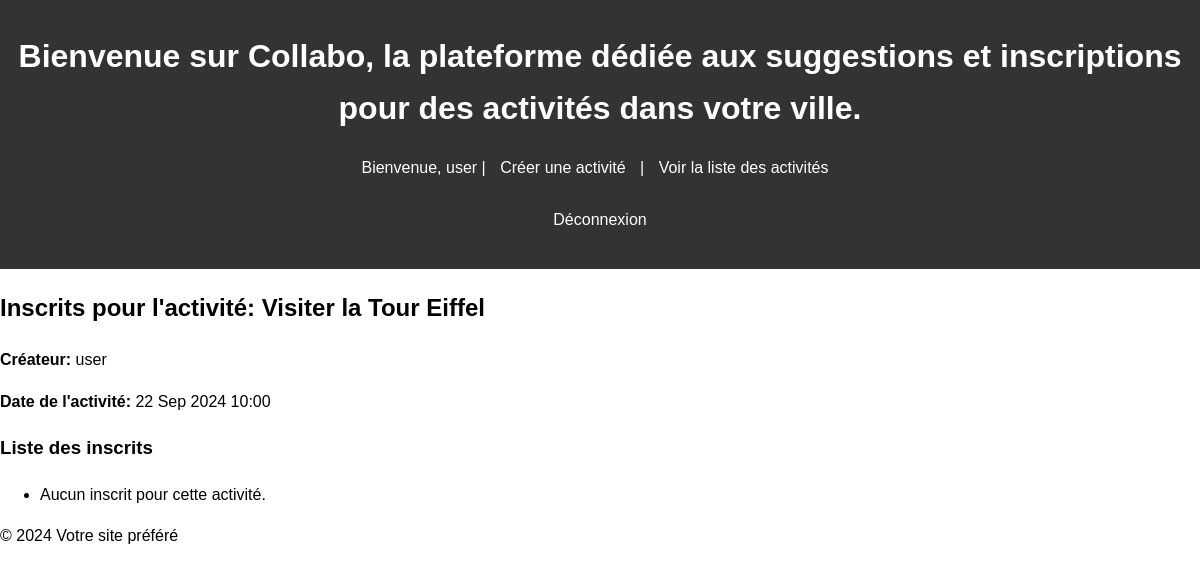
Before: /activites/8/inscriptions/ (signed in) with the older database file.
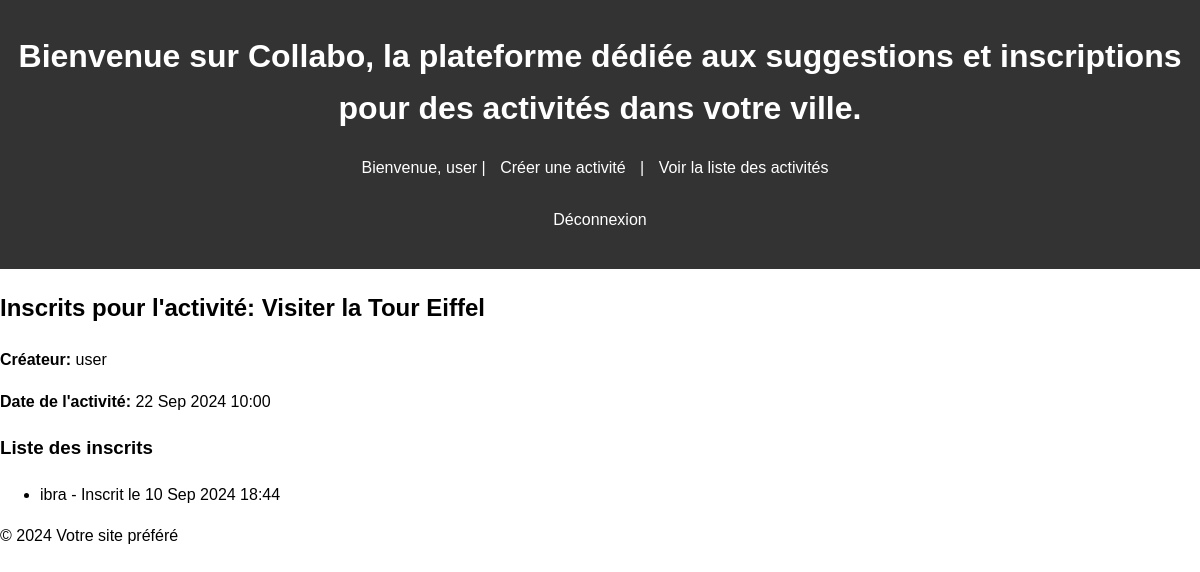
After: the same page with the newer database file.
### public/models.py (models this page shows, shortened)
class Registration(models.Model):
    user = models.ForeignKey(User, on_delete=models.CASCADE)
    activity = models.ForeignKey(Activite, on_delete=models.CASCADE)
    date = models.DateTimeField(auto_now_add=True)

### public/views.py (the view)
# urls.py: path('activites/<int:activite_id>/inscriptions/', views.inscription_activite_list, name='inscription_activite_list'),
def inscription_activite_list(request, activite_id):
    activite = get_object_or_404(Activite, id=activite_id)
    if request.user != activite.createur:
        messages.error(request, "Vous n'avez pas la permission de voir cette liste.")
        return redirect('activite_list')
    registrations = Registration.objects.filter(activity=activite)
    return render(request, 'inscription_activite_list.html', {'activite': activite, 'registrations': registrations})

### public/templates/inscription_activite_list.html (shortened to what this page needs)
{% extends 'base.html' %}
{% block content %}
    <h2>Inscrits pour l'activité: {{ activite.nom }}</h2>
    <p><strong>Créateur:</strong> {{ activite.createur.username }}</p>
    <p><strong>Date de l'activité:</strong> {{ activite.date|date:"d M Y H:i" }}</p>
    <h3>Liste des inscrits</h3>
    <ul>
        {% for registration in registrations %}
            <li>{{ registration.user.username }} - Inscrit le {{ registration.date|date:"d M Y H:i" }}</li>
        {% empty %}
            <li>Aucun inscrit pour cette activité.</li>
        {% endfor %}
    </ul>
{% endblock %}

Changed rows visible on the page:
added Registration: user.username "ibra", date "10 Sep 2024 18:44"
Other visible differences:
text no longer shown: "Aucun inscrit pour cette activité."
